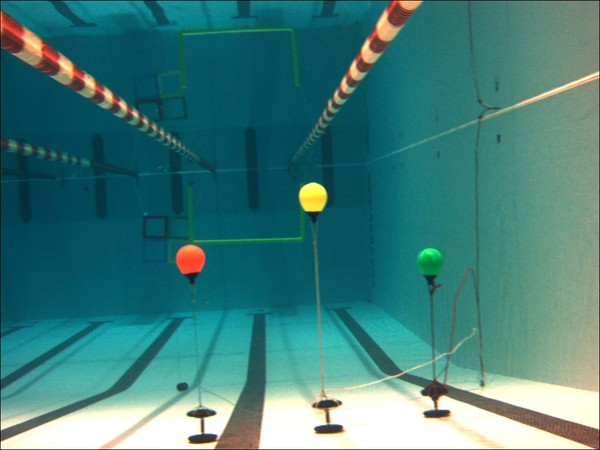
#> input picture buoysf.jpg, 600 x 450 px
$ python buoy.py --image buoysf.jpg   (older library calls are emulated)
#> lines starting #> are read from the running program, lines starting #| are printed output that depends on the picture; after the words box and inside, x2 and y2 are one past the last pixel; in counts of white or black regions, pixels touching at a corner belong together
#> further down, img is the input picture: shape (450, 600, 3); mean B, G, R 122.7, 125.7, 64.4
import cv2
import matplotlib
import numpy as np
import argparse
import imutils
import cv

# to support command line input of image
ap = argparse.ArgumentParser()
ap.add_argument("-i", "--image", required=True,
	help="path to the input image")
args = vars(ap.parse_args())

#functions to gray, blur, equalize and hsv_split of image
def gray(image):
	gray_img = cv2.cvtColor(image, cv2.COLOR_BGR2GRAY)
	return gray_img

def blur(image):
	blurred_img = cv2.GaussianBlur(image, (11, 11), 0)
	return blurred_img

def equalize(image):
	equalized_img = cv2.equalizeHist(image)
	return equalized_img

def hsv_split(image):
	hsv_img = cv2.cvtColor(img, cv2.COLOR_RGB2HSV)
#> hsv_img: shape (450, 600, 3); mean H, S, V 39.8, 165.2, 133.1
	h, s, v = cv2.split(hsv_img)
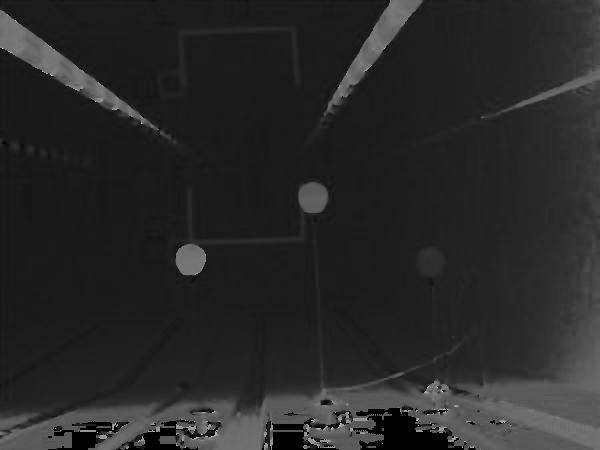
#> h: shape (450, 600); min 0, max 178, mean 39.8
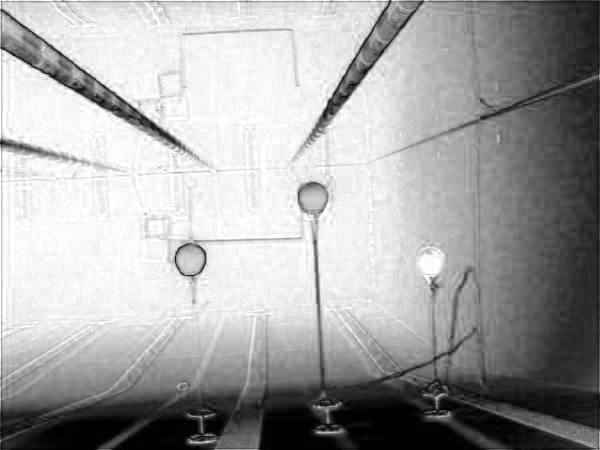
#> s: shape (450, 600); min 0, max 255, mean 165.2
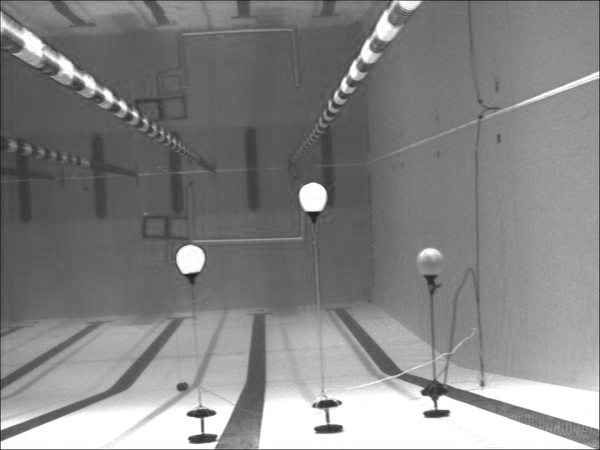
#> v: shape (450, 600); min 21, max 255, mean 133.1
	return hsv_img, h, s, v

def binary_thresh(image):
	ret, thresh = cv2.threshold(image, 60, 255, cv2.THRESH_BINARY)
	return thresh

def erodeAndDilate(img):
	img = binary_thresh(blur(gray(img)))
	img = cv2.erode(img, np.ones((8,8)))
	img = cv2.dilate(img, np.ones((8,8)))
	return img

def get_circles(color):
	re = maskres_dict[color][0]
	re = binary_thresh(re)
	re = cv2.Canny(re, 100, 200)
	re = binary_thresh(re)
	circles = cv2.HoughCircles(re,cv2.cv.CV_HOUGH_GRADIENT,1,75,param1=50,param2=13,minRadius=0,maxRadius=175)
	return circles

def extractMaxRadius(arr):
	#array of n*3 dim
	pos = max(enumerate(arr[:,2]), key = lambda x: x[1])[0]
	return arr[0]

#setting HSV ranges for color thresholding
ranges={
	'lower_red' : np.array([100,100,100]),
	'upper_red' : np.array([130,255,255]),
	'lower_yellow' : np.array([65,125,125]),
	'upper_yellow' : np.array([100,255,255]),
	'lower_green' : np.array([40,10,10]),
	'upper_green' : np.array([70,255,255]),
	'lower_blue' : np.array([0,100,100]),
	'upper_blue' : np.array([30,255,255])}

#function to return mask and res given a color
def color_mask(img,hsv_image, color):

	if color == "R" or color=="r":
		lower, upper = ranges['lower_red'], ranges['upper_red']
	elif color == "B" or color=="b":
		lower, upper = ranges['lower_blue'], ranges['upper_blue']
	elif color == "G" or color=="g":
		lower, upper = ranges['lower_green'], ranges['upper_green']
	elif color == "Y" or color=="y":
		lower, upper = ranges['lower_yellow'], ranges['upper_yellow']
	else:
		return 0,0
	mask = cv2.inRange(hsv_image, lower, upper)
	res = cv2.bitwise_and(img, img, mask=mask)
	#print(lower, upper)
	return mask, res

#-----execution with buoysf.jpg-----#
img = cv2.imread(args["image"])
hsv_img, h, s, v = hsv_split(blur(img))
maskres_dict={}
for c in "gyr":
	mask, res = color_mask(img, hsv_img, c)
	maskres_dict[c] = [mask, res]
#> this loop made 3 passes
#> pass 1, in color_mask, `mask = cv2.inRange(hsv_image, lower, upper)`:
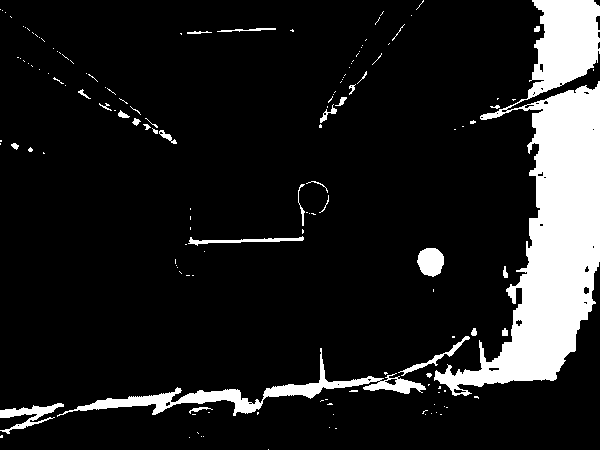
#> mask: shape (450, 600); 12.3% white; 146 white regions (115 under 20 px), largest, box (x1, y1, x2, y2) and area: (434, 0, 600, 396) 26064, (57, 348, 426, 417) 3653, (0, 403, 64, 434) 668
#> after the loop, maskres_dict = 3 items

circles_dict={}

green_circles = get_circles('g')
#> in get_circles, `re = cv2.Canny(re, 100, 200)`: re: shape (450, 600); 1.8% white in thin lines or dots
#> in get_circles, `circles = cv2.HoughCircles(re,cv2.cv.CV_HOUGH_GRADIENT,1,75,param1=50,..`: circles = 32 rows, first 8: [383.5, 244.5, 144.7], [473.5, 212.5, 172.2], [494.5, 286.5, 97.8], [265.5, 132.5, 106.7], [570.5, 234.5, 147.8], [223.5, 321.5, 83.9], [30.5, 251.5, 163.4], [412.5, 315.5, 100.1]
#> green_circles has the same summary as circles in get_circles
if not green_circles is None:
	green_circles = np.round(green_circles[0,:]).astype("int")
#> green_circles = 32 rows, first 8: [384, 244, 145], [474, 212, 172], [494, 286, 98], [266, 132, 107], [570, 234, 148], [224, 322, 84], [30, 252, 163], [412, 316, 100]
	green_circles = extractMaxRadius(green_circles)
#> in extractMaxRadius, `pos = max(enumerate(arr[:,2]), key = lambda x: x[1])[0]`: pos = 1
#> green_circles = [384, 244, 145]
	circles_dict['green'] = green_circles

red_circles = get_circles('r')
#> call 2 of get_circles, with color = 'r'
#> in get_circles (call 2), `re = maskres_dict[color][0]`: re: shape (450, 600); 2% white; 51 white regions (40 under 20 px), largest, box (x1, y1, x2, y2) and area: (0, 12, 120, 107) 1818, (339, 0, 421, 93) 1423, (506, 416, 599, 448) 842
#> in get_circles (call 2), `re = cv2.Canny(re, 100, 200)`:
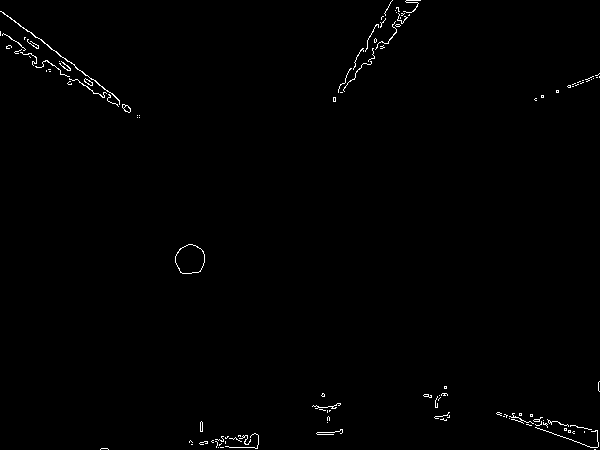
#> re: shape (450, 600); 0.68% white in thin lines or dots
#> in get_circles (call 2), `circles = cv2.HoughCircles(re,cv2.cv.CV_HOUGH_GRADIENT,1,75,param1=50,..`: circles = [[190.5, 258.5, 15], [97.5, 17.5, 66.3], [46.5, 130.5, 68.2], [558.5, 387.5, 46.3], [405.5, 45.5, 37.6], [235.5, 425.5, 20.2]]
#> red_circles has the same summary as circles in get_circles
if not red_circles is None:
	red_circles = np.round(red_circles[0,:]).astype("int")
#> red_circles = [[190, 258, 15], [98, 18, 66], [46, 130, 68], [558, 388, 46], [406, 46, 38], [236, 426, 20]]
	red_circles = extractMaxRadius(red_circles)
#> red_circles = [190, 258, 15]
	circles_dict['red'] = red_circles

yellow_circles = get_circles('y')
#> call 3 of get_circles, with color = 'y'
#> in get_circles (call 3), `re = cv2.Canny(re, 100, 200)`:
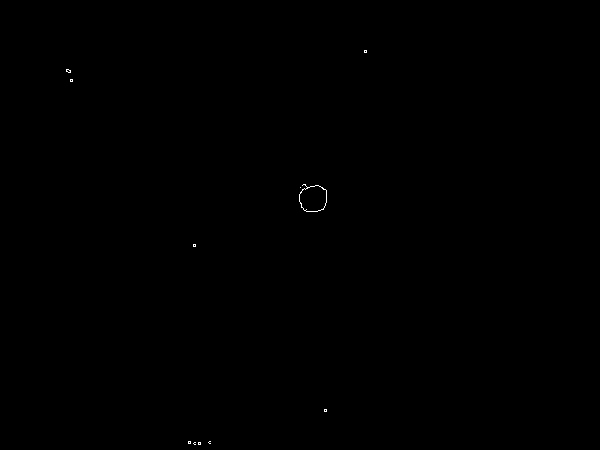
#> re: shape (450, 600); 0.06% white in thin lines or dots, all inside (x1, y1, x2, y2) = (66, 50, 367, 445)
#> in get_circles (call 3), `circles = cv2.HoughCircles(re,cv2.cv.CV_HOUGH_GRADIENT,1,75,param1=50,..`: circles = [[313.5, 198.5, 13.8]]
#> yellow_circles = [[313.5, 198.5, 13.8]]
if not yellow_circles is None:
	yellow_circles = np.round(yellow_circles[0,:]).astype("int")
#> yellow_circles = [[314, 198, 14]]
	yellow_circles = extractMaxRadius(yellow_circles)
#> yellow_circles = [314, 198, 14]
	circles_dict['yellow'] = yellow_circles

print(circles_dict)
#| {'green': array([384, 244, 145]), 'red': array([190, 258,  15]), 'yellow': array([314, 198,  14])}
for each in circles_dict:
	i = circles_dict[each]
	cv2.circle(img,(i[0],i[1]),i[2],(0,255,0),2)
	cv2.rectangle(img, (i[0] - 1, i[1] - 1), (i[0] + 2, i[1] + 2), (0, 128, 255), -1)
	cv2.putText(img, each +' x: '+str(i[0])\
					  +' y: '+str(i[1])\
					  +' r: '+str(i[2]), (i[0]-50,i[1]+40), cv2.FONT_HERSHEY_SIMPLEX, 0.4, \
					  (0,0,0),2)
#> this loop made 3 passes
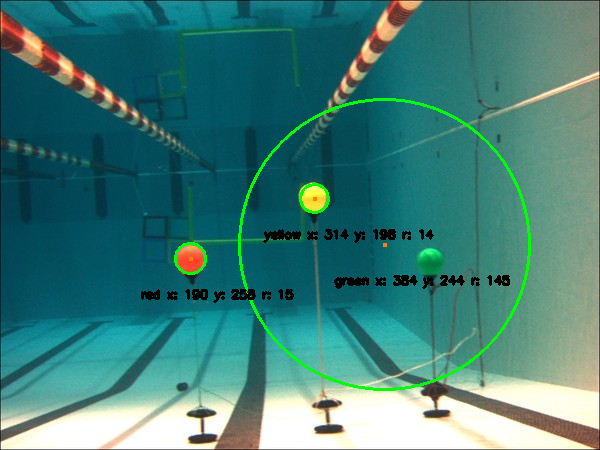
#> img: shape (450, 600, 3); 2.21% of pixels changed, all inside (x1, y1, x2, y2) = (141, 98, 531, 391)
cv2.imshow("targets", img)
cv2.imwrite("target-"+args["image"],img)
cv2.waitKey(0)
